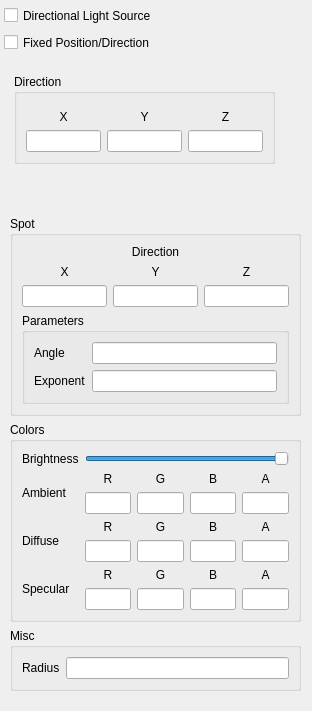
<?xml version="1.0" encoding="UTF-8"?>
<ui version="4.0">
 <class>LightWidgetBase</class>
 <widget class="QDialog" name="LightWidgetBase">
  <property name="geometry">
   <rect>
    <x>0</x>
    <y>0</y>
    <width>312</width>
    <height>711</height>
   </rect>
  </property>
  <property name="windowTitle">
   <string>Dialog</string>
  </property>
  <widget class="QCheckBox" name="directional">
   <property name="geometry">
    <rect>
     <x>4</x>
     <y>4</y>
     <width>176</width>
     <height>23</height>
    </rect>
   </property>
   <property name="toolTip">
    <string>Directional Light source or lightsource with position</string>
   </property>
   <property name="text">
    <string>Directional Light Source</string>
   </property>
  </widget>
  <widget class="QCheckBox" name="fixedPosition">
   <property name="geometry">
    <rect>
     <x>4</x>
     <y>31</y>
     <width>172</width>
     <height>23</height>
    </rect>
   </property>
   <property name="toolTip">
    <string>Light source fixed relatively to the viewer</string>
   </property>
   <property name="text">
    <string>Fixed Position/Direction</string>
   </property>
  </widget>
  <widget class="QWidget" name="verticalLayoutWidget">
   <property name="geometry">
    <rect>
     <x>10</x>
     <y>70</y>
     <width>291</width>
     <height>621</height>
    </rect>
   </property>
   <layout class="QVBoxLayout" name="verticalLayout_2">
    <item>
     <widget class="QStackedWidget" name="stackedWidget">
      <property name="currentIndex">
       <number>1</number>
      </property>
      <widget class="QWidget" name="page">
       <layout class="QVBoxLayout" name="verticalLayout_3">
        <item>
         <widget class="QGroupBox" name="groupBox">
          <property name="title">
           <string>Position</string>
          </property>
          <layout class="QGridLayout" name="gridLayout">
           <item row="6" column="0">
            <layout class="QGridLayout" name="gridLayout_4">
             <item row="0" column="1">
              <widget class="QLabel" name="label_2">
               <property name="text">
                <string>Y</string>
               </property>
               <property name="alignment">
                <set>Qt::AlignBottom|Qt::AlignHCenter</set>
               </property>
              </widget>
             </item>
             <item row="0" column="0">
              <widget class="QLabel" name="label">
               <property name="text">
                <string>X</string>
               </property>
               <property name="alignment">
                <set>Qt::AlignBottom|Qt::AlignHCenter</set>
               </property>
              </widget>
             </item>
             <item row="0" column="2">
              <widget class="QLabel" name="label_3">
               <property name="text">
                <string>Z</string>
               </property>
               <property name="alignment">
                <set>Qt::AlignBottom|Qt::AlignHCenter</set>
               </property>
              </widget>
             </item>
             <item row="1" column="0">
              <widget class="QLineEdit" name="xpos"/>
             </item>
             <item row="1" column="1">
              <widget class="QLineEdit" name="ypos"/>
             </item>
             <item row="1" column="2">
              <widget class="QLineEdit" name="zpos"/>
             </item>
            </layout>
           </item>
          </layout>
         </widget>
        </item>
       </layout>
      </widget>
      <widget class="QWidget" name="page_2">
       <widget class="QGroupBox" name="groupBox_2">
        <property name="geometry">
         <rect>
          <x>4</x>
          <y>4</y>
          <width>261</width>
          <height>90</height>
         </rect>
        </property>
        <property name="title">
         <string>Direction</string>
        </property>
        <layout class="QGridLayout" name="gridLayout_2">
         <item row="0" column="1">
          <layout class="QGridLayout" name="gridLayout_8">
           <item row="1" column="0">
            <widget class="QLineEdit" name="xdir"/>
           </item>
           <item row="0" column="0">
            <widget class="QLabel" name="label_4">
             <property name="text">
              <string>X</string>
             </property>
             <property name="alignment">
              <set>Qt::AlignBottom|Qt::AlignHCenter</set>
             </property>
            </widget>
           </item>
           <item row="1" column="1">
            <widget class="QLineEdit" name="ydir"/>
           </item>
           <item row="0" column="1">
            <widget class="QLabel" name="label_6">
             <property name="text">
              <string>Y</string>
             </property>
             <property name="alignment">
              <set>Qt::AlignBottom|Qt::AlignHCenter</set>
             </property>
            </widget>
           </item>
           <item row="1" column="2">
            <widget class="QLineEdit" name="zdir"/>
           </item>
           <item row="0" column="2">
            <widget class="QLabel" name="label_5">
             <property name="text">
              <string>Z</string>
             </property>
             <property name="alignment">
              <set>Qt::AlignBottom|Qt::AlignHCenter</set>
             </property>
            </widget>
           </item>
          </layout>
         </item>
        </layout>
       </widget>
      </widget>
     </widget>
    </item>
    <item>
     <widget class="QGroupBox" name="SpotGroup">
      <property name="sizePolicy">
       <sizepolicy hsizetype="Preferred" vsizetype="Minimum">
        <horstretch>0</horstretch>
        <verstretch>0</verstretch>
       </sizepolicy>
      </property>
      <property name="title">
       <string>Spot</string>
      </property>
      <layout class="QVBoxLayout" name="verticalLayout">
       <item>
        <layout class="QGridLayout" name="gridLayout_9">
         <item row="1" column="0">
          <widget class="QLabel" name="label_7">
           <property name="text">
            <string>X</string>
           </property>
           <property name="alignment">
            <set>Qt::AlignBottom|Qt::AlignHCenter</set>
           </property>
          </widget>
         </item>
         <item row="2" column="0">
          <widget class="QLineEdit" name="spotx"/>
         </item>
         <item row="1" column="1">
          <widget class="QLabel" name="label_9">
           <property name="text">
            <string>Y</string>
           </property>
           <property name="alignment">
            <set>Qt::AlignBottom|Qt::AlignHCenter</set>
           </property>
          </widget>
         </item>
         <item row="2" column="1">
          <widget class="QLineEdit" name="spoty"/>
         </item>
         <item row="1" column="2">
          <widget class="QLabel" name="label_8">
           <property name="text">
            <string>Z</string>
           </property>
           <property name="alignment">
            <set>Qt::AlignBottom|Qt::AlignHCenter</set>
           </property>
          </widget>
         </item>
         <item row="2" column="2">
          <widget class="QLineEdit" name="spotz"/>
         </item>
         <item row="0" column="0" colspan="3">
          <widget class="QLabel" name="label_25">
           <property name="text">
            <string>Direction</string>
           </property>
           <property name="alignment">
            <set>Qt::AlignCenter</set>
           </property>
          </widget>
         </item>
        </layout>
       </item>
       <item>
        <widget class="QGroupBox" name="groupBox_3">
         <property name="sizePolicy">
          <sizepolicy hsizetype="Preferred" vsizetype="Minimum">
           <horstretch>0</horstretch>
           <verstretch>0</verstretch>
          </sizepolicy>
         </property>
         <property name="title">
          <string>Parameters</string>
         </property>
         <layout class="QFormLayout" name="formLayout">
          <property name="fieldGrowthPolicy">
           <enum>QFormLayout::ExpandingFieldsGrow</enum>
          </property>
          <item row="1" column="0">
           <widget class="QLabel" name="label_10">
            <property name="text">
             <string>Angle</string>
            </property>
           </widget>
          </item>
          <item row="1" column="1">
           <widget class="QLineEdit" name="angle"/>
          </item>
          <item row="2" column="0">
           <widget class="QLabel" name="label_11">
            <property name="text">
             <string>Exponent</string>
            </property>
           </widget>
          </item>
          <item row="2" column="1">
           <widget class="QLineEdit" name="exponent"/>
          </item>
         </layout>
        </widget>
       </item>
      </layout>
     </widget>
    </item>
    <item>
     <widget class="QGroupBox" name="ColorGroup">
      <property name="title">
       <string>Colors</string>
      </property>
      <layout class="QVBoxLayout" name="verticalLayout_6">
       <item>
        <layout class="QGridLayout" name="gridLayout_3">
         <item row="0" column="0">
          <widget class="QLabel" name="label_12">
           <property name="text">
            <string>Brightness</string>
           </property>
          </widget>
         </item>
         <item row="0" column="1">
          <widget class="QSlider" name="brightness">
           <property name="maximum">
            <number>100</number>
           </property>
           <property name="singleStep">
            <number>5</number>
           </property>
           <property name="value">
            <number>100</number>
           </property>
           <property name="sliderPosition">
            <number>100</number>
           </property>
           <property name="orientation">
            <enum>Qt::Horizontal</enum>
           </property>
          </widget>
         </item>
         <item row="1" column="0">
          <widget class="QLabel" name="label_13">
           <property name="text">
            <string>Ambient</string>
           </property>
          </widget>
         </item>
         <item row="1" column="1">
          <layout class="QGridLayout" name="gridLayout_5">
           <item row="1" column="0">
            <widget class="QLineEdit" name="ambientR"/>
           </item>
           <item row="1" column="1">
            <widget class="QLineEdit" name="ambientG"/>
           </item>
           <item row="1" column="2">
            <widget class="QLineEdit" name="ambientB"/>
           </item>
           <item row="0" column="0">
            <widget class="QLabel" name="label_14">
             <property name="text">
              <string>R</string>
             </property>
             <property name="alignment">
              <set>Qt::AlignBottom|Qt::AlignHCenter</set>
             </property>
            </widget>
           </item>
           <item row="0" column="1">
            <widget class="QLabel" name="label_15">
             <property name="text">
              <string>G</string>
             </property>
             <property name="alignment">
              <set>Qt::AlignBottom|Qt::AlignHCenter</set>
             </property>
            </widget>
           </item>
           <item row="0" column="2">
            <widget class="QLabel" name="label_16">
             <property name="text">
              <string>B</string>
             </property>
             <property name="alignment">
              <set>Qt::AlignBottom|Qt::AlignHCenter</set>
             </property>
            </widget>
           </item>
           <item row="1" column="3">
            <widget class="QLineEdit" name="ambientA"/>
           </item>
           <item row="0" column="3">
            <widget class="QLabel" name="label_27">
             <property name="text">
              <string>A</string>
             </property>
             <property name="alignment">
              <set>Qt::AlignBottom|Qt::AlignHCenter</set>
             </property>
            </widget>
           </item>
          </layout>
         </item>
         <item row="2" column="0">
          <widget class="QLabel" name="label_17">
           <property name="text">
            <string>Diffuse</string>
           </property>
          </widget>
         </item>
         <item row="2" column="1">
          <layout class="QGridLayout" name="gridLayout_6">
           <item row="1" column="0">
            <widget class="QLineEdit" name="diffuseR"/>
           </item>
           <item row="1" column="1">
            <widget class="QLineEdit" name="diffuseG"/>
           </item>
           <item row="1" column="2">
            <widget class="QLineEdit" name="diffuseB"/>
           </item>
           <item row="0" column="0">
            <widget class="QLabel" name="label_18">
             <property name="text">
              <string>R</string>
             </property>
             <property name="alignment">
              <set>Qt::AlignBottom|Qt::AlignHCenter</set>
             </property>
            </widget>
           </item>
           <item row="0" column="1">
            <widget class="QLabel" name="label_19">
             <property name="text">
              <string>G</string>
             </property>
             <property name="alignment">
              <set>Qt::AlignBottom|Qt::AlignHCenter</set>
             </property>
            </widget>
           </item>
           <item row="0" column="2">
            <widget class="QLabel" name="label_20">
             <property name="text">
              <string>B</string>
             </property>
             <property name="alignment">
              <set>Qt::AlignBottom|Qt::AlignHCenter</set>
             </property>
            </widget>
           </item>
           <item row="1" column="3">
            <widget class="QLineEdit" name="diffuseA"/>
           </item>
           <item row="0" column="3">
            <widget class="QLabel" name="label_28">
             <property name="text">
              <string>A</string>
             </property>
             <property name="alignment">
              <set>Qt::AlignBottom|Qt::AlignHCenter</set>
             </property>
            </widget>
           </item>
          </layout>
         </item>
         <item row="3" column="0">
          <widget class="QLabel" name="label_21">
           <property name="text">
            <string>Specular</string>
           </property>
          </widget>
         </item>
         <item row="3" column="1">
          <layout class="QGridLayout" name="gridLayout_7">
           <item row="1" column="0">
            <widget class="QLineEdit" name="specularR"/>
           </item>
           <item row="1" column="1">
            <widget class="QLineEdit" name="specularG"/>
           </item>
           <item row="1" column="2">
            <widget class="QLineEdit" name="specularB"/>
           </item>
           <item row="0" column="0">
            <widget class="QLabel" name="label_22">
             <property name="text">
              <string>R</string>
             </property>
             <property name="alignment">
              <set>Qt::AlignBottom|Qt::AlignHCenter</set>
             </property>
            </widget>
           </item>
           <item row="0" column="1">
            <widget class="QLabel" name="label_23">
             <property name="text">
              <string>G</string>
             </property>
             <property name="alignment">
              <set>Qt::AlignBottom|Qt::AlignHCenter</set>
             </property>
            </widget>
           </item>
           <item row="0" column="2">
            <widget class="QLabel" name="label_24">
             <property name="text">
              <string>B</string>
             </property>
             <property name="alignment">
              <set>Qt::AlignBottom|Qt::AlignHCenter</set>
             </property>
            </widget>
           </item>
           <item row="1" column="3">
            <widget class="QLineEdit" name="specularA"/>
           </item>
           <item row="0" column="3">
            <widget class="QLabel" name="label_29">
             <property name="text">
              <string>A</string>
             </property>
             <property name="alignment">
              <set>Qt::AlignBottom|Qt::AlignHCenter</set>
             </property>
            </widget>
           </item>
          </layout>
         </item>
        </layout>
       </item>
      </layout>
     </widget>
    </item>
    <item>
     <widget class="QGroupBox" name="groupBox_7">
      <property name="title">
       <string>Misc</string>
      </property>
      <layout class="QVBoxLayout" name="verticalLayout_7">
       <item>
        <layout class="QGridLayout" name="gridLayout_10" columnminimumwidth="5,0">
         <property name="sizeConstraint">
          <enum>QLayout::SetNoConstraint</enum>
         </property>
         <item row="0" column="1">
          <widget class="QLineEdit" name="radius">
           <property name="toolTip">
            <string>Determines the light source's radius. Note: This does not affect the standard OpenGL rendering.</string>
           </property>
           <property name="whatsThis">
            <string>Determines the light source's radius. Note: This does not affect the standard OpenGL rendering.</string>
           </property>
          </widget>
         </item>
         <item row="0" column="0">
          <widget class="QLabel" name="label_26">
           <property name="text">
            <string>Radius</string>
           </property>
          </widget>
         </item>
        </layout>
       </item>
      </layout>
     </widget>
    </item>
   </layout>
  </widget>
 </widget>
 <resources/>
 <connections/>
</ui>
